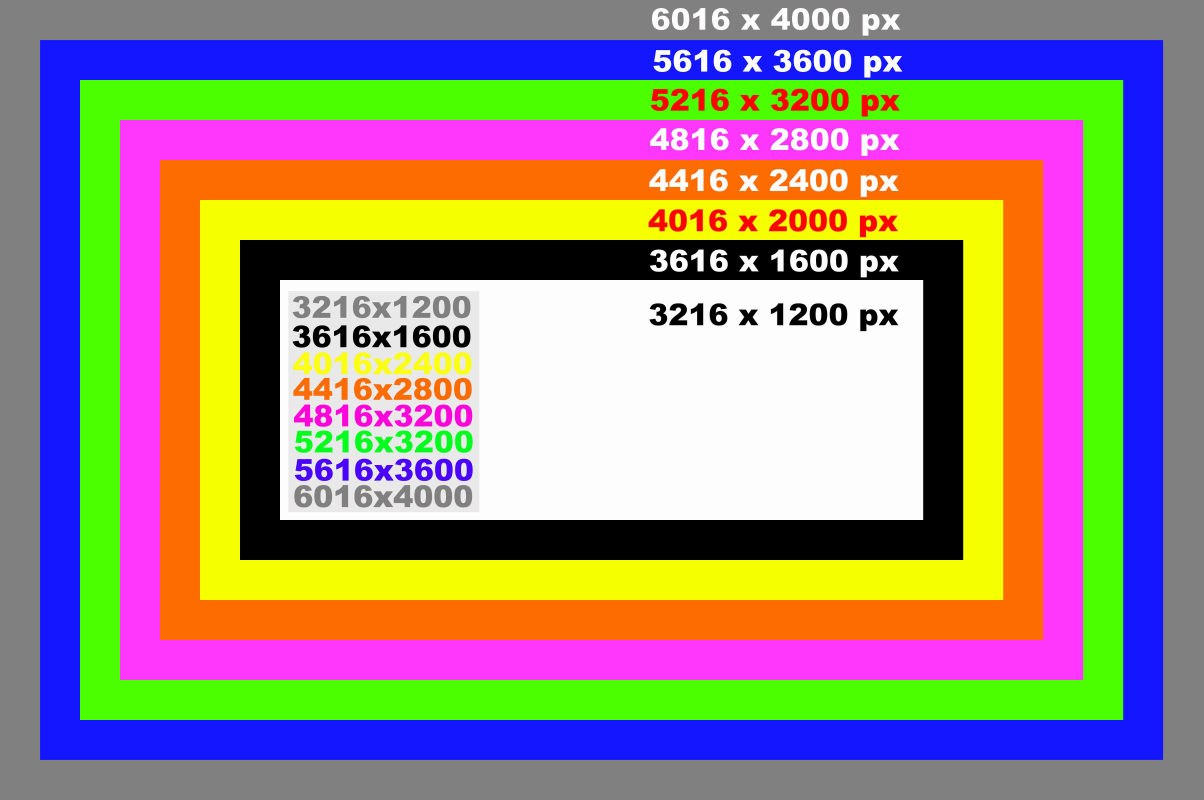
#> input picture resources/calibration_image.jpg, 6016 x 4000 px, given in place of input2.png, which was not available (shown at 1/5 size)
$ python boothFilters.py   (older library calls are emulated)
#> lines starting #> are read from the running program, lines starting #| are printed output that depends on the picture; after the words box and inside, x2 and y2 are one past the last pixel; in counts of white or black regions, pixels touching at a corner belong together; pictures that were not available may be replaced by others from this repository, and a replacement may not be noted
#!/usr/bin/env python


""" A module containing a number of interesting image filter effects,
    such as:
    * Black-and-white pencil sketch
    * Warming/cooling filters
    * Cartoonizer
    * Black and white
"""

import numpy as np
import cv2

from scipy.interpolate import UnivariateSpline


class PencilSketch:
    """Pencil sketch effect

        A class that applies a pencil sketch effect to an image.
        The processed image is overlayed over a background image for visual
        effect.
    """

    def __init__(self, width, height, bg_gray='resources/pencilsketch_bg.jpg'):
        """Initialize parameters

            :param (width, height): Image size.
            :param bg_gray: Optional background image to improve the illusion
                            that the pencil sketch was drawn on a canvas.
        """
        self.width = width
        self.height = height

        # try to open background canvas (if it exists)
        self.canvas = cv2.imread(bg_gray, cv2.CV_8UC1)
        if self.canvas is not None:
            self.canvas = cv2.resize(self.canvas, (self.width, self.height))

    def render(self, img_rgb):
        """Applies pencil sketch effect to an RGB image

            :param img_rgb: RGB image to be processed
            :returns: Processed RGB image
        """
        img_gray = cv2.cvtColor(img_rgb, cv2.COLOR_RGB2GRAY)
        img_blur = cv2.GaussianBlur(img_gray, (21, 21), 0, 0)
        img_blend = cv2.divide(img_gray, img_blur, scale=256)

        # if available, blend with background canvas
        if self.canvas is not None:
            img_blend = cv2.multiply(img_blend, self.canvas, scale=1./256)

        return cv2.cvtColor(img_blend, cv2.COLOR_GRAY2RGB)


class GrayScale:

    def __init__(self):
        pass

    def render(self, img_rgb):
        return cv2.cvtColor(img_rgb, cv2.COLOR_RGB2GRAY)

class WarmingFilter:
    """Warming filter

        A class that applies a warming filter to an image.
        The class uses curve filters to manipulate the perceived color
        temparature of an image. The warming filter will shift the image's
        color spectrum towards red, away from blue.
    """

    def __init__(self):
        """Initialize look-up table for curve filter"""
        # create look-up tables for increasing and decreasing a channel
        self.incr_ch_lut = self._create_LUT_8UC1([0, 64, 128, 192, 256],
                                                 [0, 70, 140, 210, 256])
        self.decr_ch_lut = self._create_LUT_8UC1([0, 64, 128, 192, 256],
                                                 [0, 30,  80, 120, 192])

    def render(self, img_rgb):
        """Applies warming filter to an RGB image

            :param img_rgb: RGB image to be processed
            :returns: Processed RGB image
        """
        # warming filter: increase red, decrease blue
        c_r, c_g, c_b = cv2.split(img_rgb)
        c_r = cv2.LUT(c_r, self.incr_ch_lut).astype(np.uint8)
        c_b = cv2.LUT(c_b, self.decr_ch_lut).astype(np.uint8)
        img_rgb = cv2.merge((c_r, c_g, c_b))

        # increase color saturation
        c_h, c_s, c_v = cv2.split(cv2.cvtColor(img_rgb, cv2.COLOR_RGB2HSV))
        c_s = cv2.LUT(c_s, self.incr_ch_lut).astype(np.uint8)

        return cv2.cvtColor(cv2.merge((c_h, c_s, c_v)), cv2.COLOR_HSV2RGB)

    def _create_LUT_8UC1(self, x, y):
        """Creates a look-up table using scipy's spline interpolation"""
        spl = UnivariateSpline(x, y)
        return spl(range(256))


class CoolingFilter:
    """Cooling filter
        A class that applies a cooling filter to an image.
        The class uses curve filters to manipulate the perceived color
        temparature of an image. The warming filter will shift the image's
        color spectrum towards blue, away from red.
    """

    def __init__(self):
        """Initialize look-up table for curve filter"""
        # create look-up tables for increasing and decreasing a channel
        self.incr_ch_lut = self._create_LUT_8UC1([0, 64, 128, 192, 256],
                                                 [0, 70, 140, 210, 256])
        self.decr_ch_lut = self._create_LUT_8UC1([0, 64, 128, 192, 256],
                                                 [0, 30,  80, 120, 192])

    def render(self, img_rgb):
        """Applies pencil sketch effect to an RGB image

            :param img_rgb: RGB image to be processed
            :returns: Processed RGB image
        """
        # cooling filter: increase blue, decrease red
        c_r, c_g, c_b = cv2.split(img_rgb)
        c_r = cv2.LUT(c_r, self.decr_ch_lut).astype(np.uint8)
        c_b = cv2.LUT(c_b, self.incr_ch_lut).astype(np.uint8)
        img_rgb = cv2.merge((c_r, c_g, c_b))

        # decrease color saturation
        c_h, c_s, c_v = cv2.split(cv2.cvtColor(img_rgb, cv2.COLOR_RGB2HSV))
        c_s = cv2.LUT(c_s, self.decr_ch_lut).astype(np.uint8)
        return cv2.cvtColor(cv2.merge((c_h, c_s, c_v)), cv2.COLOR_HSV2RGB)

    def _create_LUT_8UC1(self, x, y):
        """Creates a look-up table using scipy's spline interpolation"""
        spl = UnivariateSpline(x, y)
        return spl(range(256))


class Cartoonizer:
    """Cartoonizer effect

        A class that applies a cartoon effect to an image.
        The class uses a bilateral filter and adaptive thresholding to create
        a cartoon effect.
    """
    def __init__(self):
        pass

    def render(self, img_rgb):
        numDownSamples = 2       # number of downscaling steps
        numBilateralFilters = 14  # number of bilateral filtering steps

        # -- STEP 1 --
        # downsample image using Gaussian pyramid
        img_color = img_rgb
        for _ in range(numDownSamples):
            img_color = cv2.pyrDown(img_color)

        # repeatedly apply small bilateral filter instead of applying
        # one large filter
        for _ in range(numBilateralFilters):
            img_color = cv2.bilateralFilter(img_color, 9, 9, 7)

        # upsample image to original size
        for _ in range(numDownSamples):
            img_color = cv2.pyrUp(img_color)

        # -- STEPS 2 and 3 --
        # convert to grayscale and apply median blur
        img_gray = cv2.cvtColor(img_rgb, cv2.COLOR_RGB2GRAY)
        img_blur = cv2.medianBlur(img_gray, 15)

        # -- STEP 4 --
        # detect and enhance edges
        img_edge = cv2.adaptiveThreshold(img_blur, 255,
                                         cv2.ADAPTIVE_THRESH_MEAN_C,
                                         cv2.THRESH_BINARY, 9, 2)

        # -- STEP 5 --
        # convert back to color so that it can be bit-ANDed with color image
        img_edge = cv2.cvtColor(img_edge, cv2.COLOR_GRAY2RGB)
        return cv2.bitwise_and(img_color, img_edge)

if __name__ == '__main__':

    img_rgb = cv2.imread("input2.png")
#> img_rgb is the input picture: shape (4000, 6016, 3); mean B, G, R 126.6, 137.7, 153.2
    img_rgb = cv2.resize(img_rgb, (1200,800))
#> img_rgb: shape (800, 1200, 3)
    height, width, channels = img_rgb.shape
#> height = 800; width = 1200; channels = 3
    cv2.imwrite("aaOriginal.jpg", img_rgb)

    try:
        Cartoonize = Cartoonizer()
        im = Cartoonize.render(img_rgb)
#> in render, `img_edge = cv2.adaptiveThreshold(img_blur, 255, cv2.ADAPTIVE_THRESH_ME..`:
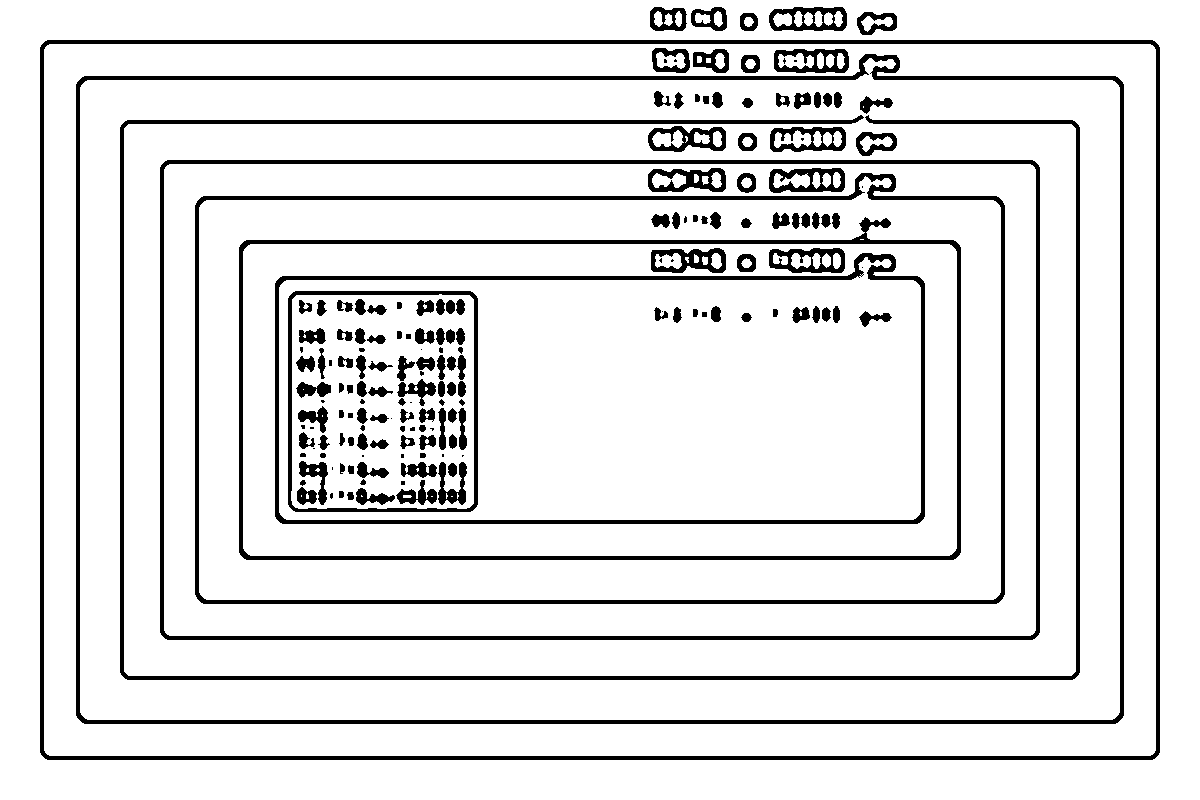
#> img_edge: shape (800, 1200); 88.7% white; 178 black regions (31 under 20 px), largest, box (x1, y1, x2, y2) and area: (40, 40, 1160, 760) 14612, (76, 54, 1124, 724) 13901, (120, 115, 1080, 680) 12040
        im = cv2.resize(im, (750, 502))
        cv2.imwrite("aaCartoon15.jpg", im)
    except:
        cv2.imwrite("aaCartoon15.jpg", img_rgb)

    try:
        Cooling = CoolingFilter()
        im2 = Cooling.render(img_rgb)
        im2 = cv2.resize(im2, (750, 502))
        cv2.imwrite("aaCooling.jpg", im2)
    except:
        cv2.imwrite("aaCooling.jpg", img_rgb)

    try:
        Warming = WarmingFilter()
        im3 = Warming.render(img_rgb)
        im3 = cv2.resize(im3, (750, 502))
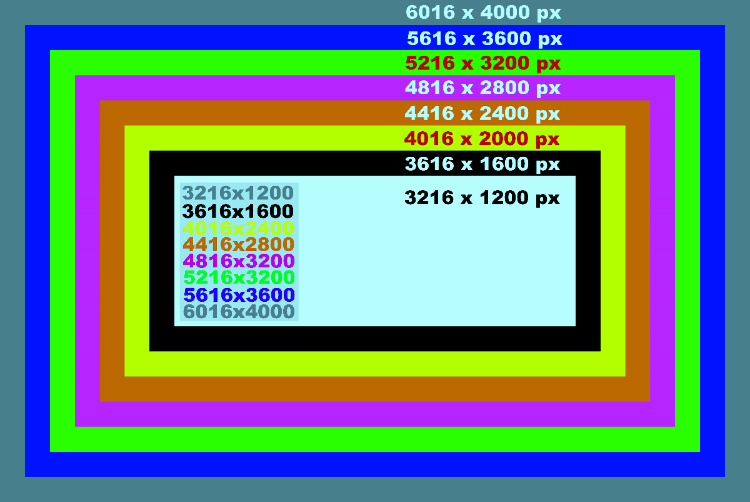
#> im3: shape (502, 750, 3); mean B, G, R 129.1, 134.6, 103.3
        cv2.imwrite("aaWarming.jpg", im3)
    except:
        cv2.imwrite("aaWarming.jpg", img_rgb)

    try:
        Pencil = PencilSketch(width, height)
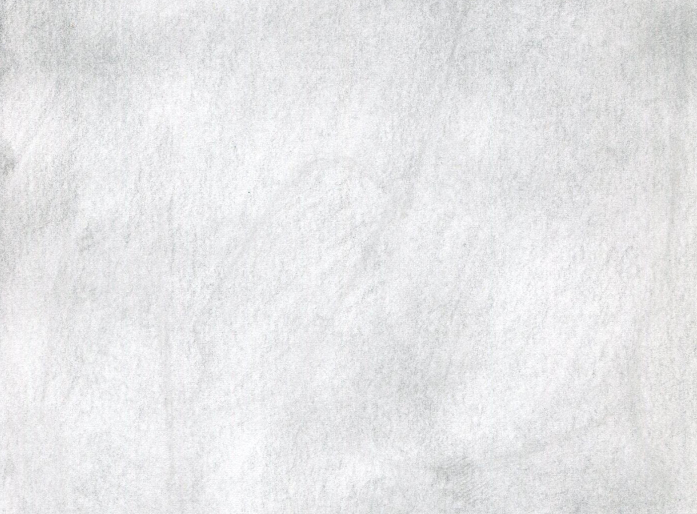
#> input picture resources/pencilsketch_bg.jpg, 1394 x 1028 px (shown at 1/2 size)
        im4 = Pencil.render(img_rgb)
#> in render, `img_blur = cv2.GaussianBlur(img_gray, (21, 21), 0, 0)`:
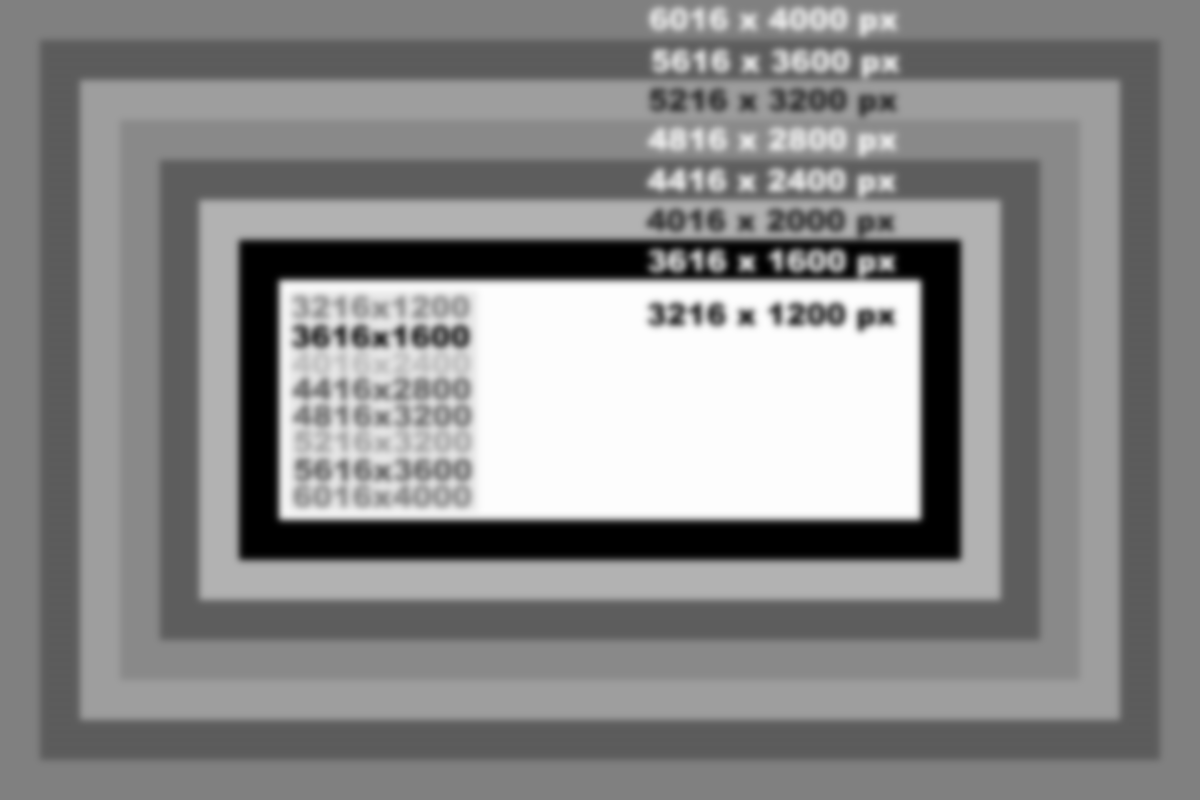
#> img_blur: shape (800, 1200); min 0, max 253, mean 136.2
#> in render, `img_blend = cv2.multiply(img_blend, self.canvas, scale=1./256)`:
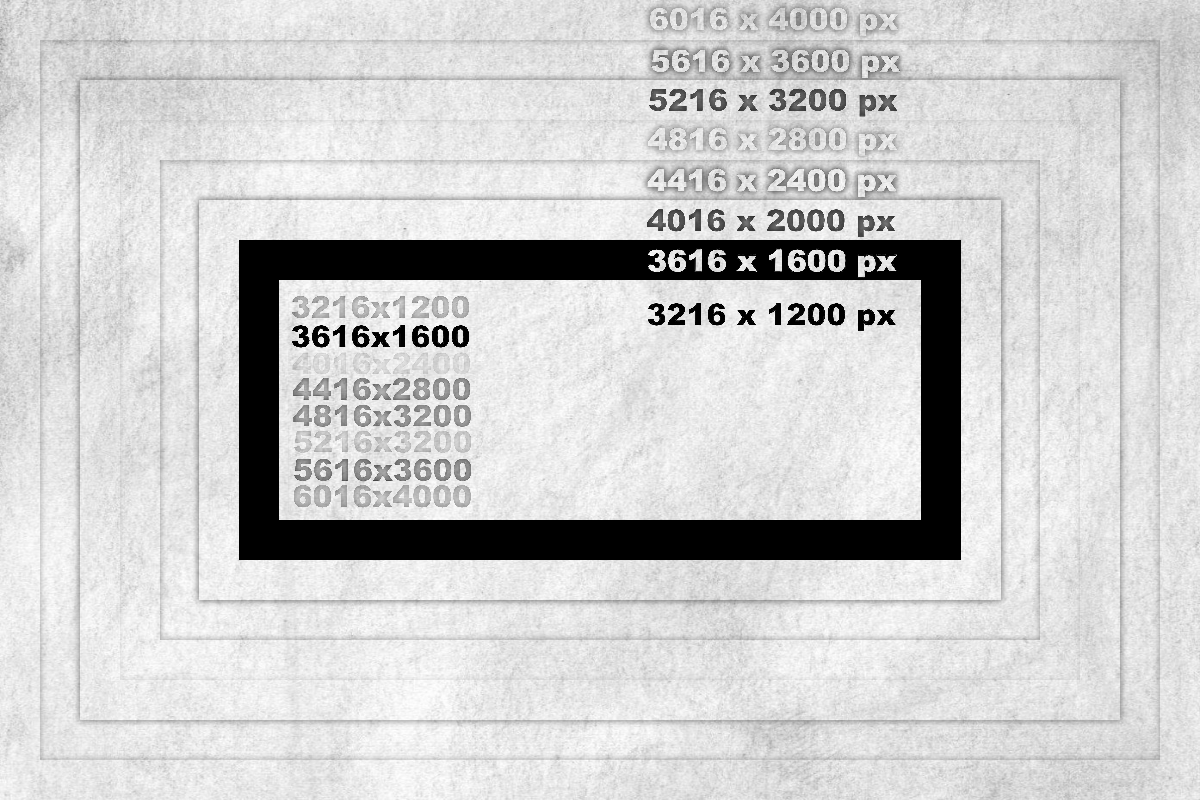
#> img_blend: shape (800, 1200); min 0, max 254, mean 205.6
        im4 = cv2.resize(im4, (750, 502))
        cv2.imwrite("aaPencil.jpg", im4)
    except:
        cv2.imwrite("aaPencil.jpg", img_rgb)

    try:
        Gray = GrayScale()
        im5 = Gray.render(img_rgb)
        im5 = cv2.resize(im5, (750, 502))
        cv2.imwrite("aaGray.jpg", im5)
    except:
        cv2.imwrite("aaGray.jpg", img_rgb)
